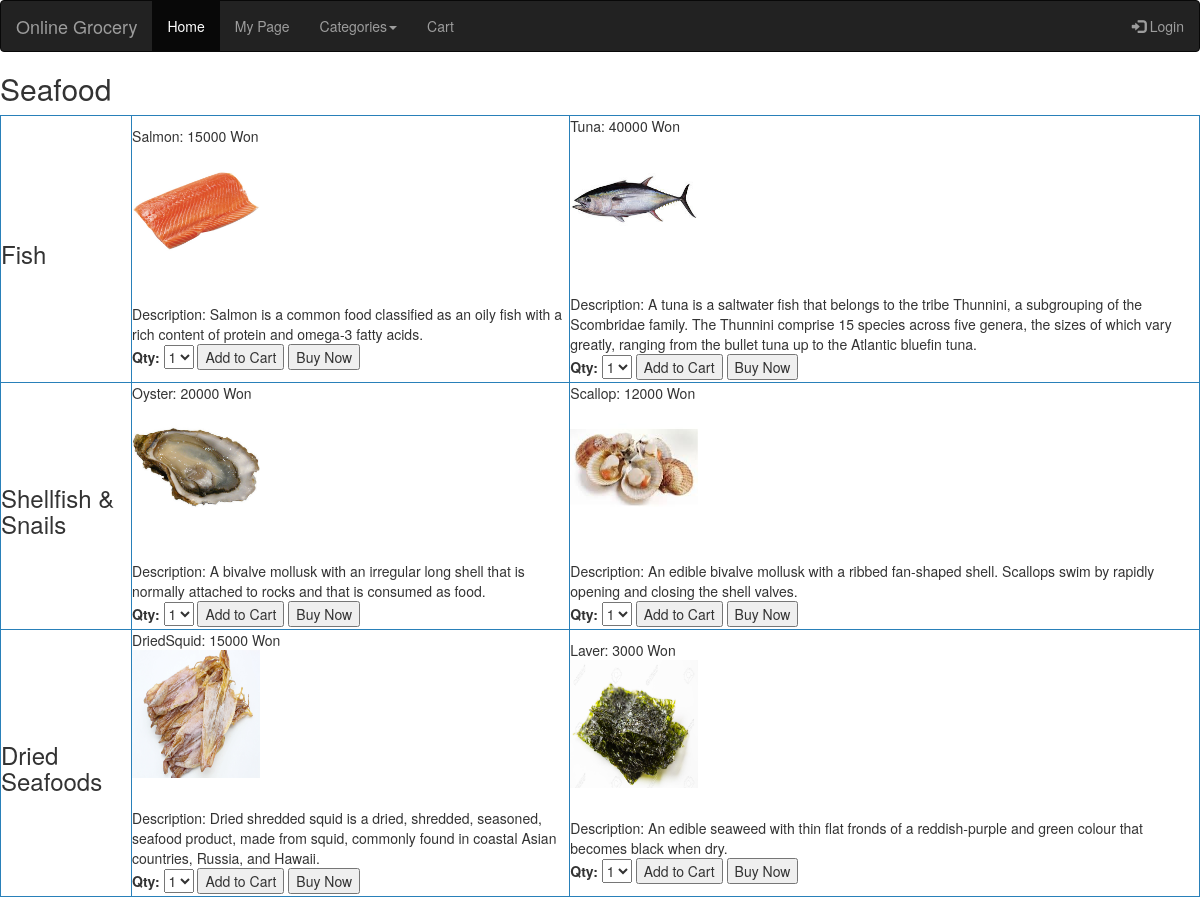
The page /seafood.php on the database its author committed.
### tables this page shows
CREATE TABLE Products (
  productname VARCHAR(128) NOT NULL,
  image VARCHAR(128),
  description VARCHAR(512),
  cost INTEGER NOT NULL,
  PRIMARY KEY (productname)
);

### seafood.php (the view, shortened to what this page needs)
<!DOCTYPE html>
<html lang="en">
<head>
  <link rel="stylesheet" href="https://maxcdn.bootstrapcdn.com/bootstrap/3.4.1/css/bootstrap.min.css">
</head>
<body>
<nav class="navbar navbar-inverse">
  <div class="container-fluid">
    <div class="navbar-header">
      <a class="navbar-brand" href="index.php">Online Grocery</a>
    </div>
    <ul class="nav navbar-nav">
      <li class="active"><a href="index.php">Home</a></li>
      <li><a href="welcome.php">My Page</a></li>
      <li class="dropdown"><a class="dropdown-toggle" data-toggle="dropdown" href="#">Categories<span class="caret"></span></a>
      </li>
      <li><a href="cart.php">Cart</a></li>
    </ul>
    <ul class="nav navbar-nav navbar-right">
    <?php
      if(isset($_SESSION["loggedin"]) !== true || $_SESSION["loggedin"] !== true){
    ?>
    <li><a href="login.php"><span class="glyphicon glyphicon-log-in"></span> Login</a></li>
    <?php
    }?>
    </ul>
  </div>
</nav>
<h2>Seafood</h2>
  <table style="width:100%">
  <tr>
    <td><h3>Fish</h3></td>
    <?php
    function displayProducts($productname, $image, $price, $description) {
      echo <<<_END
      <td>$productname: $price Won
      <p><img src="pictures/$image" alt="$productname" style="width:128px;height:128px;"></p>
      <br>Description: $description<br>
      <form action="cart.php" method="post">
      <label for="$productname">Qty:</label>
      <select name="$productname" id="$productname">
      <option value=1>1</option>
      <option value=2>2</option>
      <option value=3>3</option>
      <option value=4>4</option>
      </select>
      <input type = "hidden" name = "product" value = "$productname">
      <input type = "hidden" name = "price" value = "$price">
      <input type="submit" value="Add to Cart">
      <input type="submit" value="Buy Now" formaction="buy.php">
      </form>
      </td>
      _END;
    }
    $conn = new mysqli(DB_SERVER, DB_USERNAME, DB_PASSWORD, DB_NAME);
    $query = "SELECT P.* FROM products P, belongs_to B "
    ."WHERE P.productname = B.productname AND B.subcategory = 'fish'";
    $result = $conn -> query($query);
    if ($result && $result->num_rows > 0) {
      while($row = $result->fetch_assoc()){
        displayProducts($row["productname"], $row["image"], $row["cost"], $row["description"]);
        }
      } else {
        echo "0 results";
    }
    ?>
  </tr>
  <tr>
    <td><h3>Shellfish & Snails</h3></td>
    <?php
    $conn = new mysqli(DB_SERVER, DB_USERNAME, DB_PASSWORD, DB_NAME);
    $query = "SELECT P.* FROM products P, belongs_to B "
    ."WHERE P.productname = B.productname AND B.subcategory = 'shellfish & snails'";
    $result = $conn -> query($query);
    if ($result && $result->num_rows > 0) {
      while($row = $result->fetch_assoc()){
        displayProducts($row["productname"], $row["image"], $row["cost"], $row["description"]);
        }
      } else {
        echo "0 results";
    }
    ?>
  </tr>
  <tr>
    <td><h3>Dried Seafoods</h3></td>
    <?php
    $conn = new mysqli(DB_SERVER, DB_USERNAME, DB_PASSWORD, DB_NAME);
    $query = "SELECT P.* FROM products P, belongs_to B "
    ."WHERE P.productname = B.productname AND B.subcategory = 'dried seafoods'";
    $result = $conn -> query($query);
    if ($result && $result->num_rows > 0) {
      while($row = $result->fetch_assoc()){
        displayProducts($row["productname"], $row["image"], $row["cost"], $row["description"]);
        }
      } else {
        echo "0 results";
    }
    ?>
  </tr>
  </table>
</body>
</html>

### seafood.php (style rules this page uses)
th, td { border: 1px ridge #2980B9; }

### rows shown on the page
products: productname "Salmon", cost "15000", image+productname (picture), description "Salmon is a common food classified as an oily fish with a rich content of protein and omega-3 fatty acids.", Salmon "1"
products: productname "Tuna", cost "40000", image+productname (picture), description "A tuna is a saltwater fish that belongs to the tribe Thunnini, a subgrouping of the Scombridae family. The Thunnini comprise 15 species across five genera, the sizes of which vary greatly, ranging from the bullet tuna up to the Atlantic bluefin tuna.", Tuna "1"
products: productname "Oyster", cost "20000", image+productname (picture), description "A bivalve mollusk with an irregular long shell that is normally attached to rocks and that is consumed as food.", Oyster "1"
products: productname "Scallop", cost "12000", image+productname (picture), description "An edible bivalve mollusk with a ribbed fan-shaped shell. Scallops swim by rapidly opening and closing the shell valves.", Scallop "1"
products: productname "DriedSquid", cost "15000", image (picture), description "Dried shredded squid is a dried, shredded, seasoned, seafood product, made from squid, commonly found in coastal Asian countries, Russia, and Hawaii.", DriedSquid "1"
products: productname "Laver", cost "3000", image+productname (picture), description "An edible seaweed with thin flat fronds of a reddish-purple and green colour that becomes black when dry.", Laver "1"
